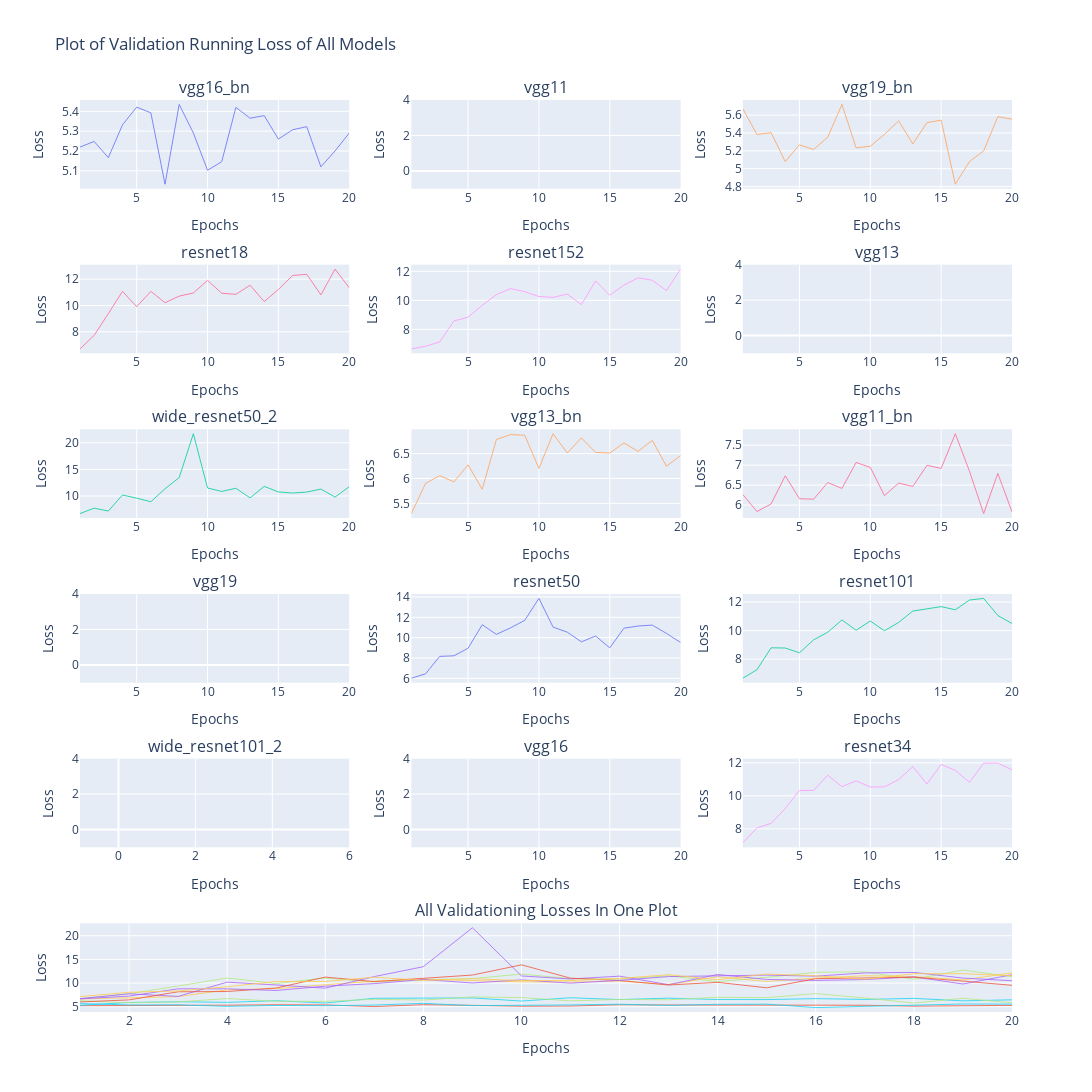

Notebook code cell kept with this figure:
### Code cell
plt = reporting_util.make_loss_plots(analytics,training_name='validation')
plt.show()

### Figure 1 — Plotly figure (JSON) as saved in the notebook; plotly's stock layout.template omitted (floating-point values rounded to 4 significant figures)
{"data": [{"line": {"width": 1}, "name": "vgg16_bn_validation", "opacity": 0.8, "type": "scatter", "x": [1, 2, 3, 4, 5, 6, 7, 8, 9, 10, 11, 12, 13, 14, 15, 16, 17, 18, 19, 20], "xaxis": "x", "y": [5.22, 5.248, 5.166, 5.332, 5.421, 5.392, 5.033, 5.435, 5.291, 5.103, 5.146, 5.42, 5.365, 5.378, 5.26, 5.307, 5.323, 5.12, 5.2, 5.291], "yaxis": "y"}, {"line": {"width": 1}, "name": "vgg16_bn", "opacity": 0.8, "type": "scatter", "x": [1, 2, 3, 4, 5, 6, 7, 8, 9, 10, 11, 12, 13, 14, 15, 16, 17, 18, 19, 20], "xaxis": "x16", "y": [5.22, 5.248, 5.166, 5.332, 5.421, 5.392, 5.033, 5.435, 5.291, 5.103, 5.146, 5.42, 5.365, 5.378, 5.26, 5.307, 5.323, 5.12, 5.2, 5.291], "yaxis": "y16"}, {"line": {"width": 1}, "name": "vgg11_validation", "opacity": 0.8, "type": "scatter", "x": [1, 2, 3, 4, 5, 6, 7, 8, 9, 10, 11, 12, 13, 14, 15, 16, 17, 18, 19, 20], "xaxis": "x2", "y": [null, null, null, null, null, null, null, null, null, null, null, null, null, null, null, null, null, null, null, null], "yaxis": "y2"}, {"line": {"width": 1}, "name": "vgg11", "opacity": 0.8, "type": "scatter", "x": [1, 2, 3, 4, 5, 6, 7, 8, 9, 10, 11, 12, 13, 14, 15, 16, 17, 18, 19, 20], "xaxis": "x16", "y": [null, null, null, null, null, null, null, null, null, null, null, null, null, null, null, null, null, null, null, null], "yaxis": "y16"}, {"line": {"width": 1}, "name": "vgg19_bn_validation", "opacity": 0.8, "type": "scatter", "x": [1, 2, 3, 4, 5, 6, 7, 8, 9, 10, 11, 12, 13, 14, 15, 16, 17, 18, 19, 20], "xaxis": "x3", "y": [5.672, 5.384, 5.404, 5.08, 5.268, 5.215, 5.353, 5.72, 5.234, 5.252, 5.385, 5.536, 5.277, 5.517, 5.544, 4.826, 5.08, 5.199, 5.583, 5.555], "yaxis": "y3"}, {"line": {"width": 1}, "name": "vgg19_bn", "opacity": 0.8, "type": "scatter", "x": [1, 2, 3, 4, 5, 6, 7, 8, 9, 10, 11, 12, 13, 14, 15, 16, 17, 18, 19, 20], "xaxis": "x16", "y": [5.672, 5.384, 5.404, 5.08, 5.268, 5.215, 5.353, 5.72, 5.234, 5.252, 5.385, 5.536, 5.277, 5.517, 5.544, 4.826, 5.08, 5.199, 5.583, 5.555], "yaxis": "y16"}, {"line": {"width": 1}, "name": "resnet18_validation", "opacity": 0.8, "type": "scatter", "x": [1, 2, 3, 4, 5, 6, 7, 8, 9, 10, 11, 12, 13, 14, 15, 16, 17, 18, 19, 20], "xaxis": "x4", "y": [6.703, 7.737, 9.381, 11.08, 9.908, 11.07, 10.21, 10.71, 10.95, 11.91, 10.93, 10.85, 11.54, 10.3, 11.22, 12.28, 12.37, 10.81, 12.77, 11.34], "yaxis": "y4"}, {"line": {"width": 1}, "name": "resnet18", "opacity": 0.8, "type": "scatter", "x": [1, 2, 3, 4, 5, 6, 7, 8, 9, 10, 11, 12, 13, 14, 15, 16, 17, 18, 19, 20], "xaxis": "x16", "y": [6.703, 7.737, 9.381, 11.08, 9.908, 11.07, 10.21, 10.71, 10.95, 11.91, 10.93, 10.85, 11.54, 10.3, 11.22, 12.28, 12.37, 10.81, 12.77, 11.34], "yaxis": "y16"}, {"line": {"width": 1}, "name": "resnet152_validation", "opacity": 0.8, "type": "scatter", "x": [1, 2, 3, 4, 5, 6, 7, 8, 9, 10, 11, 12, 13, 14, 15, 16, 17, 18, 19, 20], "xaxis": "x5", "y": [6.653, 6.834, 7.133, 8.579, 8.834, 9.654, 10.39, 10.81, 10.6, 10.27, 10.21, 10.43, 9.708, 11.34, 10.35, 11.06, 11.55, 11.39, 10.67, 12.15], "yaxis": "y5"}, {"line": {"width": 1}, "name": "resnet152", "opacity": 0.8, "type": "scatter", "x": [1, 2, 3, 4, 5, 6, 7, 8, 9, 10, 11, 12, 13, 14, 15, 16, 17, 18, 19, 20], "xaxis": "x16", "y": [6.653, 6.834, 7.133, 8.579, 8.834, 9.654, 10.39, 10.81, 10.6, 10.27, 10.21, 10.43, 9.708, 11.34, 10.35, 11.06, 11.55, 11.39, 10.67, 12.15], "yaxis": "y16"}, {"line": {"width": 1}, "name": "vgg13_validation", "opacity": 0.8, "type": "scatter", "x": [1, 2, 3, 4, 5, 6, 7, 8, 9, 10, 11, 12, 13, 14, 15, 16, 17, 18, 19, 20], "xaxis": "x6", "y": [null, null, null, null, null, null, null, null, null, null, null, null, null, null, null, null, null, null, null, null], "yaxis": "y6"}, {"line": {"width": 1}, "name": "vgg13", "opacity": 0.8, "type": "scatter", "x": [1, 2, 3, 4, 5, 6, 7, 8, 9, 10, 11, 12, 13, 14, 15, 16, 17, 18, 19, 20], "xaxis": "x16", "y": [null, null, null, null, null, null, null, null, null, null, null, null, null, null, null, null, null, null, null, null], "yaxis": "y16"}, {"line": {"width": 1}, "name": "wide_resnet50_2_validation", "opacity": 0.8, "type": "scatter", "x": [1, 2, 3, 4, 5, 6, 7, 8, 9, 10, 11, 12, 13, 14, 15, 16, 17, 18, 19, 20], "xaxis": "x7", "y": [6.711, 7.731, 7.185, 10.19, 9.606, 8.93, 11.37, 13.47, 21.69, 11.51, 10.87, 11.46, 9.661, 11.82, 10.77, 10.57, 10.75, 11.31, 9.808, 11.76], "yaxis": "y7"}, {"line": {"width": 1}, "name": "wide_resnet50_2", "opacity": 0.8, "type": "scatter", "x": [1, 2, 3, 4, 5, 6, 7, 8, 9, 10, 11, 12, 13, 14, 15, 16, 17, 18, 19, 20], "xaxis": "x16", "y": [6.711, 7.731, 7.185, 10.19, 9.606, 8.93, 11.37, 13.47, 21.69, 11.51, 10.87, 11.46, 9.661, 11.82, 10.77, 10.57, 10.75, 11.31, 9.808, 11.76], "yaxis": "y16"}, {"line": {"width": 1}, "name": "vgg13_bn_validation", "opacity": 0.8, "type": "scatter", "x": [1, 2, 3, 4, 5, 6, 7, 8, 9, 10, 11, 12, 13, 14, 15, 16, 17, 18, 19, 20], "xaxis": "x8", "y": [5.294, 5.9, 6.057, 5.931, 6.274, 5.783, 6.784, 6.883, 6.868, 6.201, 6.899, 6.512, 6.817, 6.523, 6.511, 6.715, 6.545, 6.767, 6.246, 6.463], "yaxis": "y8"}, {"line": {"width": 1}, "name": "vgg13_bn", "opacity": 0.8, "type": "scatter", "x": [1, 2, 3, 4, 5, 6, 7, 8, 9, 10, 11, 12, 13, 14, 15, 16, 17, 18, 19, 20], "xaxis": "x16", "y": [5.294, 5.9, 6.057, 5.931, 6.274, 5.783, 6.784, 6.883, 6.868, 6.201, 6.899, 6.512, 6.817, 6.523, 6.511, 6.715, 6.545, 6.767, 6.246, 6.463], "yaxis": "y16"}, {"line": {"width": 1}, "name": "vgg11_bn_validation", "opacity": 0.8, "type": "scatter", "x": [1, 2, 3, 4, 5, 6, 7, 8, 9, 10, 11, 12, 13, 14, 15, 16, 17, 18, 19, 20], "xaxis": "x9", "y": [6.267, 5.839, 6.028, 6.733, 6.159, 6.148, 6.564, 6.417, 7.068, 6.945, 6.238, 6.55, 6.468, 6.996, 6.919, 7.788, 6.846, 5.787, 6.794, 5.83], "yaxis": "y9"}, {"line": {"width": 1}, "name": "vgg11_bn", "opacity": 0.8, "type": "scatter", "x": [1, 2, 3, 4, 5, 6, 7, 8, 9, 10, 11, 12, 13, 14, 15, 16, 17, 18, 19, 20], "xaxis": "x16", "y": [6.267, 5.839, 6.028, 6.733, 6.159, 6.148, 6.564, 6.417, 7.068, 6.945, 6.238, 6.55, 6.468, 6.996, 6.919, 7.788, 6.846, 5.787, 6.794, 5.83], "yaxis": "y16"}, {"line": {"width": 1}, "name": "vgg19_validation", "opacity": 0.8, "type": "scatter", "x": [1, 2, 3, 4, 5, 6, 7, 8, 9, 10, 11, 12, 13, 14, 15, 16, 17, 18, 19, 20], "xaxis": "x10", "y": [null, null, null, null, null, null, null, null, null, null, null, null, null, null, null, null, null, null, null, null], "yaxis": "y10"}, {"line": {"width": 1}, "name": "vgg19", "opacity": 0.8, "type": "scatter", "x": [1, 2, 3, 4, 5, 6, 7, 8, 9, 10, 11, 12, 13, 14, 15, 16, 17, 18, 19, 20], "xaxis": "x16", "y": [null, null, null, null, null, null, null, null, null, null, null, null, null, null, null, null, null, null, null, null], "yaxis": "y16"}, {"line": {"width": 1}, "name": "resnet50_validation", "opacity": 0.8, "type": "scatter", "x": [1, 2, 3, 4, 5, 6, 7, 8, 9, 10, 11, 12, 13, 14, 15, 16, 17, 18, 19, 20], "xaxis": "x11", "y": [6.017, 6.447, 8.162, 8.22, 8.959, 11.27, 10.32, 10.97, 11.7, 13.85, 11.04, 10.54, 9.592, 10.16, 9.004, 10.93, 11.14, 11.24, 10.42, 9.527], "yaxis": "y11"}, {"line": {"width": 1}, "name": "resnet50", "opacity": 0.8, "type": "scatter", "x": [1, 2, 3, 4, 5, 6, 7, 8, 9, 10, 11, 12, 13, 14, 15, 16, 17, 18, 19, 20], "xaxis": "x16", "y": [6.017, 6.447, 8.162, 8.22, 8.959, 11.27, 10.32, 10.97, 11.7, 13.85, 11.04, 10.54, 9.592, 10.16, 9.004, 10.93, 11.14, 11.24, 10.42, 9.527], "yaxis": "y16"}, {"line": {"width": 1}, "name": "resnet101_validation", "opacity": 0.8, "type": "scatter", "x": [1, 2, 3, 4, 5, 6, 7, 8, 9, 10, 11, 12, 13, 14, 15, 16, 17, 18, 19, 20], "xaxis": "x12", "y": [6.656, 7.252, 8.792, 8.778, 8.442, 9.346, 9.889, 10.75, 10.03, 10.67, 9.991, 10.57, 11.37, 11.55, 11.68, 11.47, 12.15, 12.26, 11.06, 10.5], "yaxis": "y12"}, {"line": {"width": 1}, "name": "resnet101", "opacity": 0.8, "type": "scatter", "x": [1, 2, 3, 4, 5, 6, 7, 8, 9, 10, 11, 12, 13, 14, 15, 16, 17, 18, 19, 20], "xaxis": "x16", "y": [6.656, 7.252, 8.792, 8.778, 8.442, 9.346, 9.889, 10.75, 10.03, 10.67, 9.991, 10.57, 11.37, 11.55, 11.68, 11.47, 12.15, 12.26, 11.06, 10.5], "yaxis": "y16"}, {"line": {"width": 1}, "name": "wide_resnet101_2_validation", "opacity": 0.8, "type": "scatter", "x": [], "xaxis": "x13", "y": [], "yaxis": "y13"}, {"line": {"width": 1}, "name": "wide_resnet101_2", "opacity": 0.8, "type": "scatter", "x": [], "xaxis": "x16", "y": [], "yaxis": "y16"}, {"line": {"width": 1}, "name": "vgg16_validation", "opacity": 0.8, "type": "scatter", "x": [1, 2, 3, 4, 5, 6, 7, 8, 9, 10, 11, 12, 13, 14, 15, 16, 17, 18, 19, 20], "xaxis": "x14", "y": [null, null, null, null, null, null, null, null, null, null, null, null, null, null, null, null, null, null, null, null], "yaxis": "y14"}, {"line": {"width": 1}, "name": "vgg16", "opacity": 0.8, "type": "scatter", "x": [1, 2, 3, 4, 5, 6, 7, 8, 9, 10, 11, 12, 13, 14, 15, 16, 17, 18, 19, 20], "xaxis": "x16", "y": [null, null, null, null, null, null, null, null, null, null, null, null, null, null, null, null, null, null, null, null], "yaxis": "y16"}, {"line": {"width": 1}, "name": "resnet34_validation", "opacity": 0.8, "type": "scatter", "x": [1, 2, 3, 4, 5, 6, 7, 8, 9, 10, 11, 12, 13, 14, 15, 16, 17, 18, 19, 20], "xaxis": "x15", "y": [7.147, 8.056, 8.331, 9.232, 10.33, 10.33, 11.25, 10.56, 10.91, 10.54, 10.54, 10.99, 11.77, 10.72, 11.91, 11.54, 10.82, 11.98, 11.98, 11.57], "yaxis": "y15"}, {"line": {"width": 1}, "name": "resnet34", "opacity": 0.8, "type": "scatter", "x": [1, 2, 3, 4, 5, 6, 7, 8, 9, 10, 11, 12, 13, 14, 15, 16, 17, 18, 19, 20], "xaxis": "x16", "y": [7.147, 8.056, 8.331, 9.232, 10.33, 10.33, 11.25, 10.56, 10.91, 10.54, 10.54, 10.99, 11.77, 10.72, 11.91, 11.54, 10.82, 11.98, 11.98, 11.57], "yaxis": "y16"}], "layout": {"annotations": [{"font": {"size": 16}, "showarrow": false, "text": "vgg16_bn", "x": 0.1444, "xanchor": "center", "xref": "paper", "y": 1.0, "yanchor": "bottom", "yref": "paper"}, {"font": {"size": 16}, "showarrow": false, "text": "vgg11", "x": 0.5, "xanchor": "center", "xref": "paper", "y": 1.0, "yanchor": "bottom", "yref": "paper"}, {"font": {"size": 16}, "showarrow": false, "text": "vgg19_bn", "x": 0.8556, "xanchor": "center", "xref": "paper", "y": 1.0, "yanchor": "bottom", "yref": "paper"}, {"font": {"size": 16}, "showarrow": false, "text": "resnet18", "x": 0.1444, "xanchor": "center", "xref": "paper", "y": 0.8194, "yanchor": "bottom", "yref": "paper"}, {"font": {"size": 16}, "showarrow": false, "text": "resnet152", "x": 0.5, "xanchor": "center", "xref": "paper", "y": 0.8194, "yanchor": "bottom", "yref": "paper"}, {"font": {"size": 16}, "showarrow": false, "text": "vgg13", "x": 0.8556, "xanchor": "center", "xref": "paper", "y": 0.8194, "yanchor": "bottom", "yref": "paper"}, {"font": {"size": 16}, "showarrow": false, "text": "wide_resnet50_2", "x": 0.1444, "xanchor": "center", "xref": "paper", "y": 0.6389, "yanchor": "bottom", "yref": "paper"}, {"font": {"size": 16}, "showarrow": false, "text": "vgg13_bn", "x": 0.5, "xanchor": "center", "xref": "paper", "y": 0.6389, "yanchor": "bottom", "yref": "paper"}, {"font": {"size": 16}, "showarrow": false, "text": "vgg11_bn", "x": 0.8556, "xanchor": "center", "xref": "paper", "y": 0.6389, "yanchor": "bottom", "yref": "paper"}, {"font": {"size": 16}, "showarrow": false, "text": "vgg19", "x": 0.1444, "xanchor": "center", "xref": "paper", "y": 0.4583, "yanchor": "bottom", "yref": "paper"}, {"font": {"size": 16}, "showarrow": false, "text": "resnet50", "x": 0.5, "xanchor": "center", "xref": "paper", "y": 0.4583, "yanchor": "bottom", "yref": "paper"}, {"font": {"size": 16}, "showarrow": false, "text": "resnet101", "x": 0.8556, "xanchor": "center", "xref": "paper", "y": 0.4583, "yanchor": "bottom", "yref": "paper"}, {"font": {"size": 16}, "showarrow": false, "text": "wide_resnet101_2", "x": 0.1444, "xanchor": "center", "xref": "paper", "y": 0.2778, "yanchor": "bottom", "yref": "paper"}, {"font": {"size": 16}, "showarrow": false, "text": "vgg16", "x": 0.5, "xanchor": "center", "xref": "paper", "y": 0.2778, "yanchor": "bottom", "yref": "paper"}, {"font": {"size": 16}, "showarrow": false, "text": "resnet34", "x": 0.8556, "xanchor": "center", "xref": "paper", "y": 0.2778, "yanchor": "bottom", "yref": "paper"}, {"font": {"size": 16}, "showarrow": false, "text": "All Validationing Losses In One Plot", "x": 0.5, "xanchor": "center", "xref": "paper", "y": 0.09722, "yanchor": "bottom", "yref": "paper"}], "height": 2000, "showlegend": false, "title": {"text": "Plot of Validation Running Loss of All Models"}, "width": 2000, "xaxis": {"anchor": "y", "domain": [0, 0.2889], "title": {"text": "Epochs"}}, "xaxis10": {"anchor": "y10", "domain": [0, 0.2889], "title": {"text": "Epochs"}}, "xaxis11": {"anchor": "y11", "domain": [0.3556, 0.6444], "title": {"text": "Epochs"}}, "xaxis12": {"anchor": "y12", "domain": [0.7111, 1], "title": {"text": "Epochs"}}, "xaxis13": {"anchor": "y13", "domain": [0, 0.2889], "title": {"text": "Epochs"}}, "xaxis14": {"anchor": "y14", "domain": [0.3556, 0.6444], "title": {"text": "Epochs"}}, "xaxis15": {"anchor": "y15", "domain": [0.7111, 1], "title": {"text": "Epochs"}}, "xaxis16": {"anchor": "y16", "domain": [0, 1], "title": {"text": "Epochs"}}, "xaxis2": {"anchor": "y2", "domain": [0.3556, 0.6444], "title": {"text": "Epochs"}}, "xaxis3": {"anchor": "y3", "domain": [0.7111, 1], "title": {"text": "Epochs"}}, "xaxis4": {"anchor": "y4", "domain": [0, 0.2889], "title": {"text": "Epochs"}}, "xaxis5": {"anchor": "y5", "domain": [0.3556, 0.6444], "title": {"text": "Epochs"}}, "xaxis6": {"anchor": "y6", "domain": [0.7111, 1], "title": {"text": "Epochs"}}, "xaxis7": {"anchor": "y7", "domain": [0, 0.2889], "title": {"text": "Epochs"}}, "xaxis8": {"anchor": "y8", "domain": [0.3556, 0.6444], "title": {"text": "Epochs"}}, "xaxis9": {"anchor": "y9", "domain": [0.7111, 1], "title": {"text": "Epochs"}}, "yaxis": {"anchor": "x", "domain": [0.9028, 1.0], "title": {"text": "Loss"}}, "yaxis10": {"anchor": "x10", "domain": [0.3611, 0.4583], "title": {"text": "Loss"}}, "yaxis11": {"anchor": "x11", "domain": [0.3611, 0.4583], "title": {"text": "Loss"}}, "yaxis12": {"anchor": "x12", "domain": [0.3611, 0.4583], "title": {"text": "Loss"}}, "yaxis13": {"anchor": "x13", "domain": [0.1806, 0.2778], "title": {"text": "Loss"}}, "yaxis14": {"anchor": "x14", "domain": [0.1806, 0.2778], "title": {"text": "Loss"}}, "yaxis15": {"anchor": "x15", "domain": [0.1806, 0.2778], "title": {"text": "Loss"}}, "yaxis16": {"anchor": "x16", "domain": [0, 0.09722], "title": {"text": "Loss"}}, "yaxis2": {"anchor": "x2", "domain": [0.9028, 1.0], "title": {"text": "Loss"}}, "yaxis3": {"anchor": "x3", "domain": [0.9028, 1.0], "title": {"text": "Loss"}}, "yaxis4": {"anchor": "x4", "domain": [0.7222, 0.8194], "title": {"text": "Loss"}}, "yaxis5": {"anchor": "x5", "domain": [0.7222, 0.8194], "title": {"text": "Loss"}}, "yaxis6": {"anchor": "x6", "domain": [0.7222, 0.8194], "title": {"text": "Loss"}}, "yaxis7": {"anchor": "x7", "domain": [0.5417, 0.6389], "title": {"text": "Loss"}}, "yaxis8": {"anchor": "x8", "domain": [0.5417, 0.6389], "title": {"text": "Loss"}}, "yaxis9": {"anchor": "x9", "domain": [0.5417, 0.6389], "title": {"text": "Loss"}}}}
